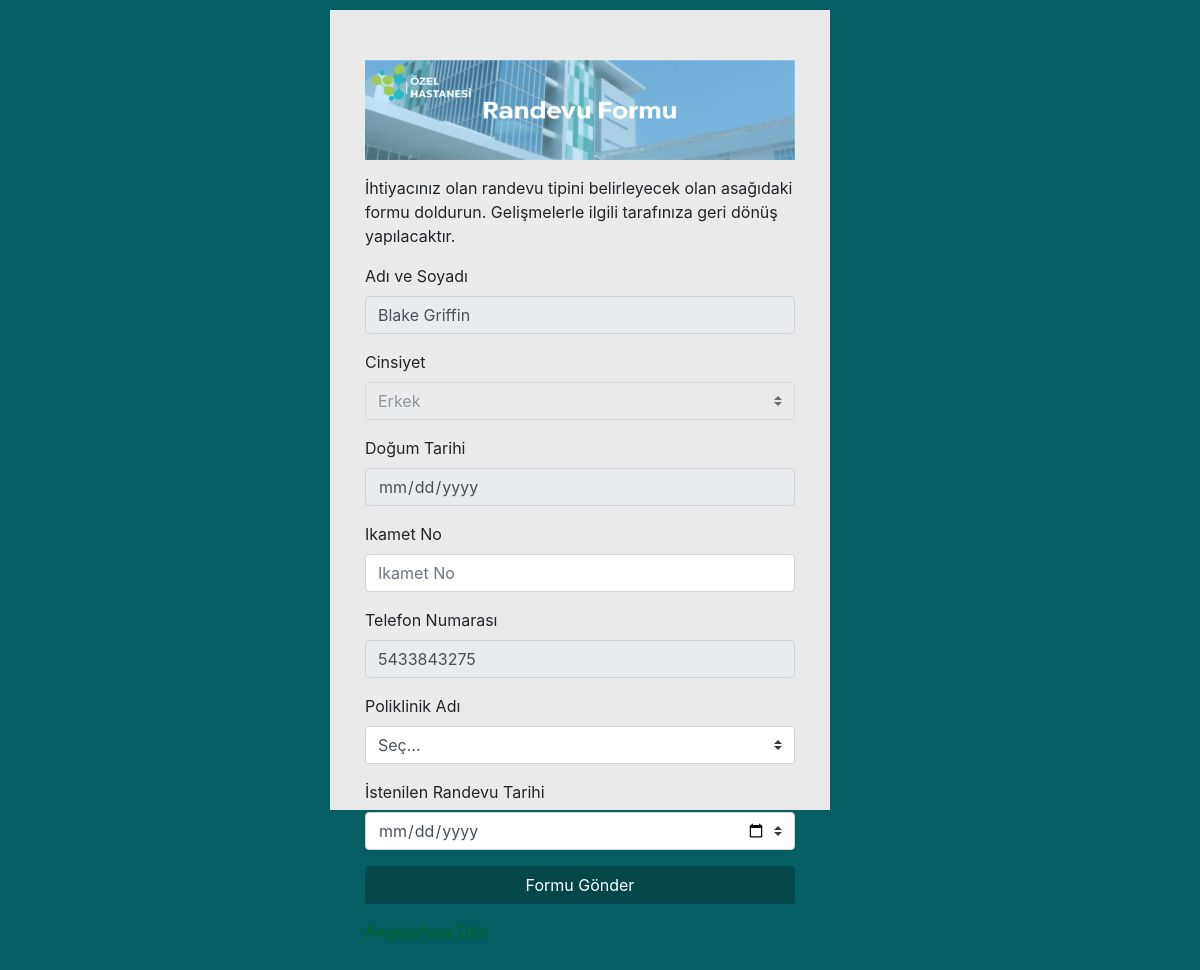
/randevuform.php (signed in), run on the app's committed database.
### tables this page shows
CREATE TABLE IF NOT EXISTS `userinfo` (
  `adsoyad` text NOT NULL,
  `eposta` varchar(100) NOT NULL,
  `sifre` varchar(130) NOT NULL,
  `cinsiyet` text NOT NULL,
  `tel` bigint(255) NOT NULL,
  `dogumtarih` date DEFAULT NULL,
  PRIMARY KEY (`eposta`)
);

### randevuform.php (the view, shortened to what this page needs)
<!DOCTYPE html>
<html lang="en">
<head>
    <link rel="stylesheet" href="https://maxcdn.bootstrapcdn.com/bootstrap/4.5.2/css/bootstrap.min.css">
    <link rel="stylesheet" href="randevuform.css">
</head>
    <?php
    include "config.php";
    $sql2 = "SELECT adsoyad,cinsiyet,tel,dogumtarih FROM userinfo WHERE eposta = '".$_SESSION['email']."'";
    $result = $con->query($sql2);
    $row=$result->fetch_row();
?>
<body>
    <div id="randevu">
        <div class="container">
            <div id="randevu-row" class="row justify-content-center align-items-center">
                <div id="randevu-column" class="col-md-6">
                    <div id="randevu-box" class="col-md-12">
                        <form id="randevu-form" class="needs-validation" method="post" form action="<?php echo htmlspecialchars($_SERVER["PHP_SELF"]);?>">
                            <img src="img/randevuheader.jpg" class="calonfoto">
                            <p>İhtiyacınız olan randevu tipini belirleyecek olan asağıdaki formu doldurun. Gelişmelerle ilgili tarafınıza geri dönüş yapılacaktır.</p>
                            <div class="form-group">
                                <label for="adsoyad">Adı ve Soyadı</label>
                                <input type=”text” class="form-control" name=”adsoyad” id="adsoyad" placeholder="Adı Soyadı" value="<?=$row[0];?>" disabled>
                            </div>
                            <div class="form-group">
                                <label for="inlineFormCustomSelect">Cinsiyet</label>
                                <select class="custom-select mr-sm-2" id="inlineFormCustomSelect" name="cinsiyet" required disabled>
                                    <option><?=$row[1];?></option>
                                </select>
                            </div>
                            <div class="form-group">
                                <label for="inlineFormCustomSelect">Doğum Tarihi</label>
                                        <input type="date" class="form-control" name="dogumtarih" value="<?=$row[3]; ?>" required disabled>
                            </div>
                            <div class="form-group">
                                <label for="email">Ikamet No</label>
                                <input placeholder="Ikamet No" name= "tckn" id="tckn" class="form-control" required>
                            </div>
                            <div class="form-group">
                                <label for="telefon">Telefon Numarası</label>
                                <input type="text" name="tel" id="tel" placeholder="Telefon Numarası"
                                    class="form-control" value="<?=$row[2]; ?>" required disabled>
                            </div>
                            <div class="form-group">
                                <label for="inlineFormCustomSelect">Poliklinik Adı</label>
                                <select class="custom-select mr-sm-2" id="inlineFormCustomSelect" name="poliklinik" required>
                                    <option selected>Seç...</option>
                                </select>
                            </div>
                            <div class="form-group">
                                <label for="inlineFormCustomSelect">İstenilen Randevu Tarihi</label>
                                        <input type="date" class="custom-select mr-sm-2" id="inlineFormCustomSelect" name="randevutarih" required>
                            </div>
                            <div class="form-group">
                                <button type="submit" name="submit" class="btn btn-block">Formu Gönder</button>
                            </div>
                            <div class="form-group">
                                <a href="anasayfa.php" class="form-text">Anasayfaya Dön</a>
                            </div>
                        </form>
                    </div>
                </div>
            </div>
        </div>
    </div>
</body>
</html>

### randevuform.css (style rules this page uses)
body { margin: 0; padding: 0; background-color:#055e61; height: 100vh; }
img { width: 20%; height: 20%; margin-top: 30px; margin-bottom: 30px; }
#randevu .container #randevu-row #randevu-column #randevu-box { margin-top: 10px; width: 500px; height: 800px; background-color: #EAEAEA; }
#randevu .container #randevu-row #randevu-column #randevu-box #randevu-form { padding: 20px; }
.form-text { color: #006622; }
.calonfoto { height: 100px; width: 430px; margin-bottom : 1em; }
.btn { margin-top: 0.5em; background-color: #034749; color: white; }

### data on the page
userinfo: adsoyad "Blake Griffin", cinsiyet "Erkek", tel "5433843275"
